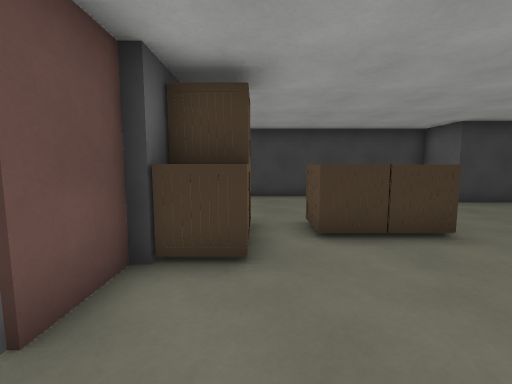
[1] (above)

14 first-person views from a walk through a 3-D level made in the Godot game engine. The camera is 1.4 m above the floor, tilts 6° down and sees 90° across. The floor is counted in squares, 1 m on a side. Each view is taken from the middle of a square. On the plan, view 1 faces up. The plan holds only what a view shows up to about 13 squares ahead; the rest is blank. Flat picture figures and markers are not drawn. Door leaves are left out where a doorway can be walked through.

[2]
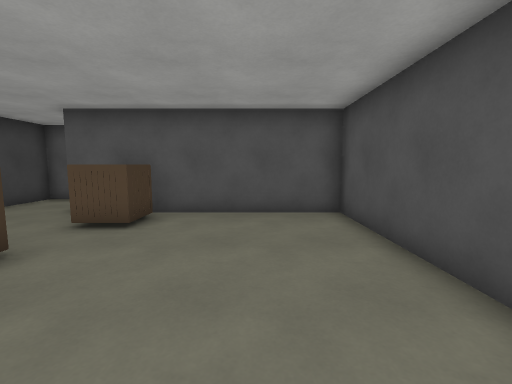

[3]
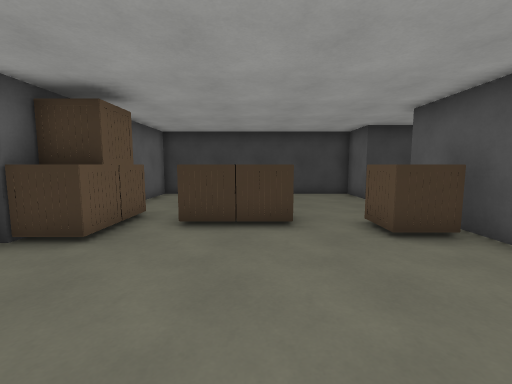

[4]
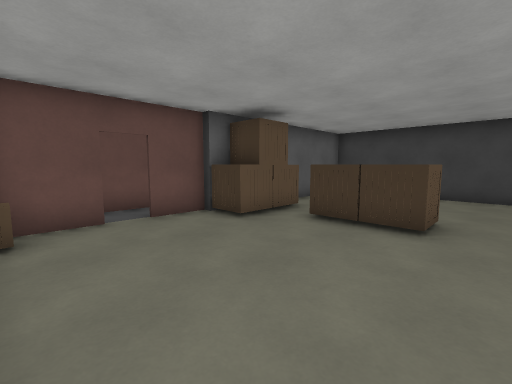

[5]
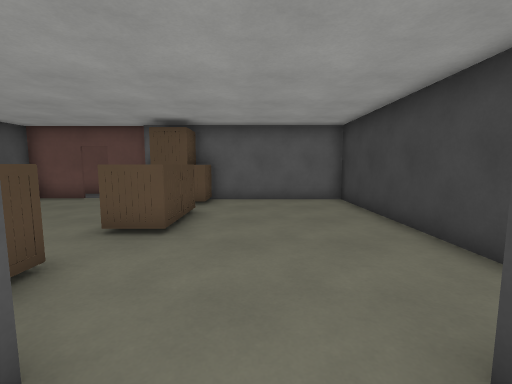

[6]
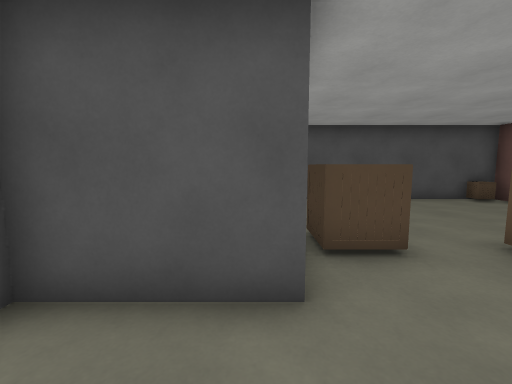

[7]
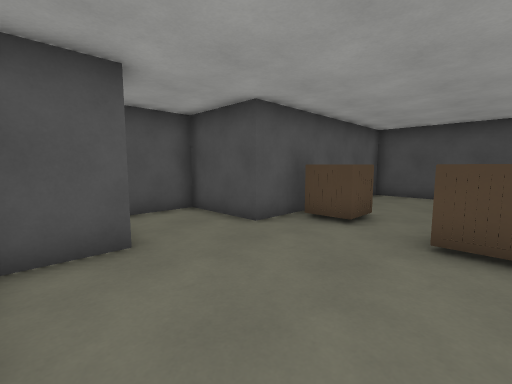

[8]
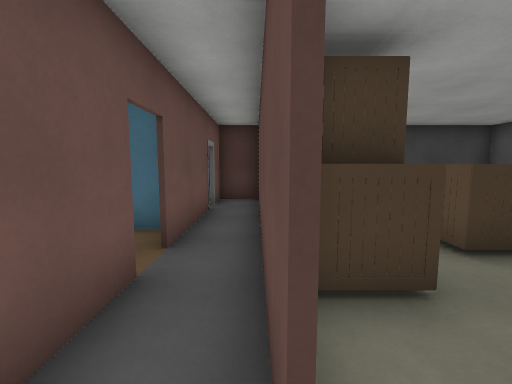

[9]
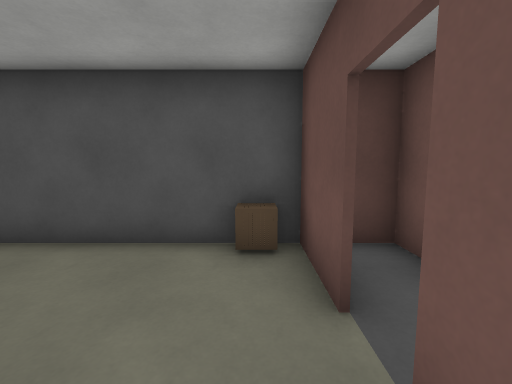

[10]
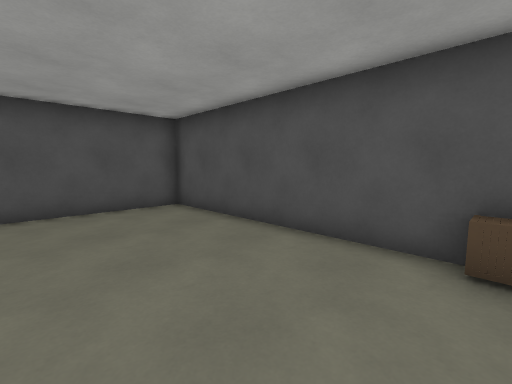

[11]
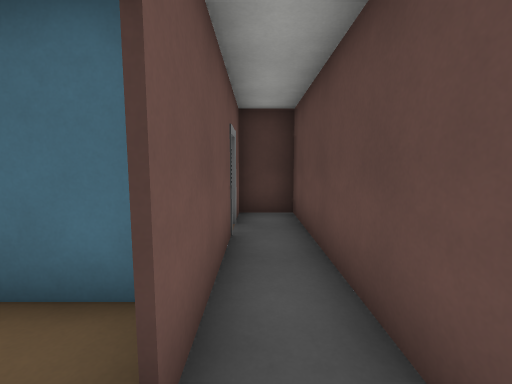

[12]
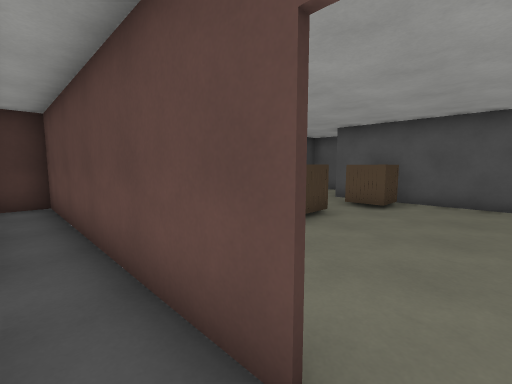

[13]
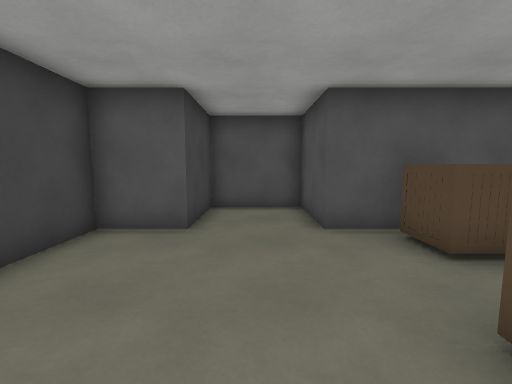

[14]
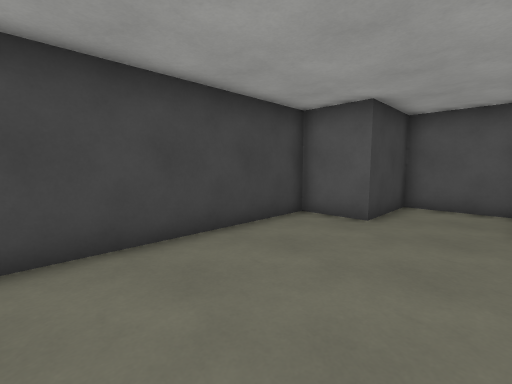

### Floor plan
Points are (right, up) in squares from view 1. A wall is a line through its corners. A room is listed if a view was taken in it or the views show most of it. See-through windows are left out.
Room 1 (views 1, 2, 3, 4, 5, 6, 7, 9, 10, 13, 14)
walls: (-1.8, 3.5) (-1.8, 1.8); (-1.8, 0.8) (-1.8, -1.5); (-2, -1.5) (7.5, -1.5) (7.5, 6.5) (10.5, 6.5) (10.5, 9.5) (7.5, 9.5) (7.5, 11.5) (-1.5, 11.5) (-1.5, 3.5)
ways out: opening at (-2, 1) to room 2
objects: crate (-1, -2) to (-1, -1); crate (-1, 4) to (0, 4); crate (-1, 5) to (0, 6); crate (1, 5) to (2, 6); crate (3, 5) to (4, 6); crate (6, 4) to (7, 5)
Room 2 (views 8, 11, 12)
walls: (-3.5, 4.1) (-3.5, 1); (-1.9, 1.8) (-1.9, 9.5); (-3.5, 0.9) (-3.5, -0.4); (-3.5, -0.6) (-3.5, -1.5) (-2, -1.5); (-3.5, 9.1) (-3.5, 5.1)
ways out: opening at (-2, 1) to room 1; gap at (-4, 5)
Room 3 (no view inside)
walls: (-3.5, 11) (-3.5, 10.4); (-1.9, 9.5) (-1.9, 11.5) (-3.5, 11.5)
ways out: open door at (-3.5, 9.5)

Positions as (right, up) in squares from view 1, and headings:
1: (0, 0), facing up
2: (0, 1), facing right
3: (3, -1), facing up
4: (5, -1), facing up-left
5: (9, 8), facing left
6: (8, 9), facing down
7: (3, 11), facing down-right
8: (-2, 1), facing up
9: (-1, 3), facing down
10: (-1, 3), facing down-right
11: (-3, 4), facing up
12: (-3, 1), facing up-right
13: (2, 8), facing right
14: (1, 7), facing up-right
